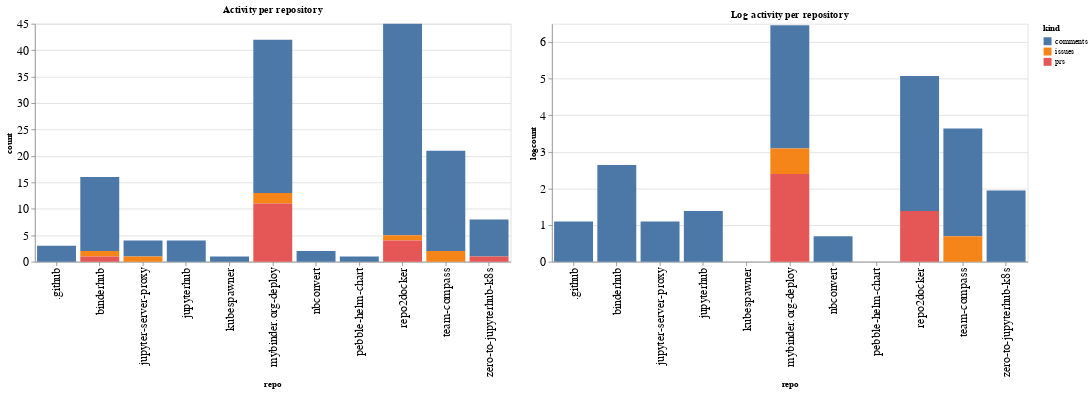

Notebook cell for this chart:
### Code cell
ch1 = alt.Chart(repo_summaries, width=600, title="Activity per repository").mark_bar().encode(
    x='repo',
    y='count',
    color='kind',
    tooltip="kind"
)

ch2 = alt.Chart(repo_summaries, width=600, title="Log activity per repository").mark_bar().encode(
    x='repo',
    y='logcount',
    color='kind',
    tooltip="kind"
)

ch1 | ch2

### Figure 1 — Vega-Lite specification as saved in the notebook (floating-point values rounded to 4 significant figures)
{"config": {"axisLeft": {"labelFontSize": 15}, "axisBottom": {"labelFontSize": 15}}, "hconcat": [{"mark": "bar", "encoding": {"color": {"type": "nominal", "field": "kind"}, "tooltip": {"type": "nominal", "field": "kind"}, "x": {"type": "nominal", "field": "repo"}, "y": {"type": "quantitative", "field": "count"}}, "title": "Activity per repository", "width": 600}, {"mark": "bar", "encoding": {"color": {"type": "nominal", "field": "kind"}, "tooltip": {"type": "nominal", "field": "kind"}, "x": {"type": "nominal", "field": "repo"}, "y": {"type": "quantitative", "field": "logcount"}}, "title": "Log activity per repository", "width": 600}], "data": {"name": "data-356184200dadca667864530cce7717d4"}, "$schema": "https://vega.github.io/schema/vega-lite/v4.8.1.json", "datasets": {"data-356184200dadca667864530cce7717d4": [{"repo": ".github", "kind": "comments", "count": 3, "logcount": 1.099}, {"repo": "binderhub", "kind": "comments", "count": 14, "logcount": 2.639}, {"repo": "binderhub", "kind": "issues", "count": 1, "logcount": 0.0}, {"repo": "binderhub", "kind": "prs", "count": 1, "logcount": 0.0}, {"repo": "jupyter-server-proxy", "kind": "comments", "count": 3, "logcount": 1.099}, {"repo": "jupyter-server-proxy", "kind": "issues", "count": 1, "logcount": 0.0}, {"repo": "jupyterhub", "kind": "comments", "count": 4, "logcount": 1.386}, {"repo": "kubespawner", "kind": "comments", "count": 1, "logcount": 0.0}, {"repo": "mybinder.org-deploy", "kind": "comments", "count": 29, "logcount": 3.367}, {"repo": "mybinder.org-deploy", "kind": "issues", "count": 2, "logcount": 0.6931}, {"repo": "mybinder.org-deploy", "kind": "prs", "count": 11, "logcount": 2.398}, {"repo": "nbconvert", "kind": "comments", "count": 2, "logcount": 0.6931}, {"repo": "pebble-helm-chart", "kind": "comments", "count": 1, "logcount": 0.0}, {"repo": "repo2docker", "kind": "comments", "count": 40, "logcount": 3.689}, {"repo": "repo2docker", "kind": "issues", "count": 1, "logcount": 0.0}, {"repo": "repo2docker", "kind": "prs", "count": 4, "logcount": 1.386}, {"repo": "team-compass", "kind": "comments", "count": 19, "logcount": 2.944}, {"repo": "team-compass", "kind": "issues", "count": 2, "logcount": 0.6931}, {"repo": "zero-to-jupyterhub-k8s", "kind": "comments", "count": 7, "logcount": 1.946}, {"repo": "zero-to-jupyterhub-k8s", "kind": "prs", "count": 1, "logcount": 0.0}]}}
